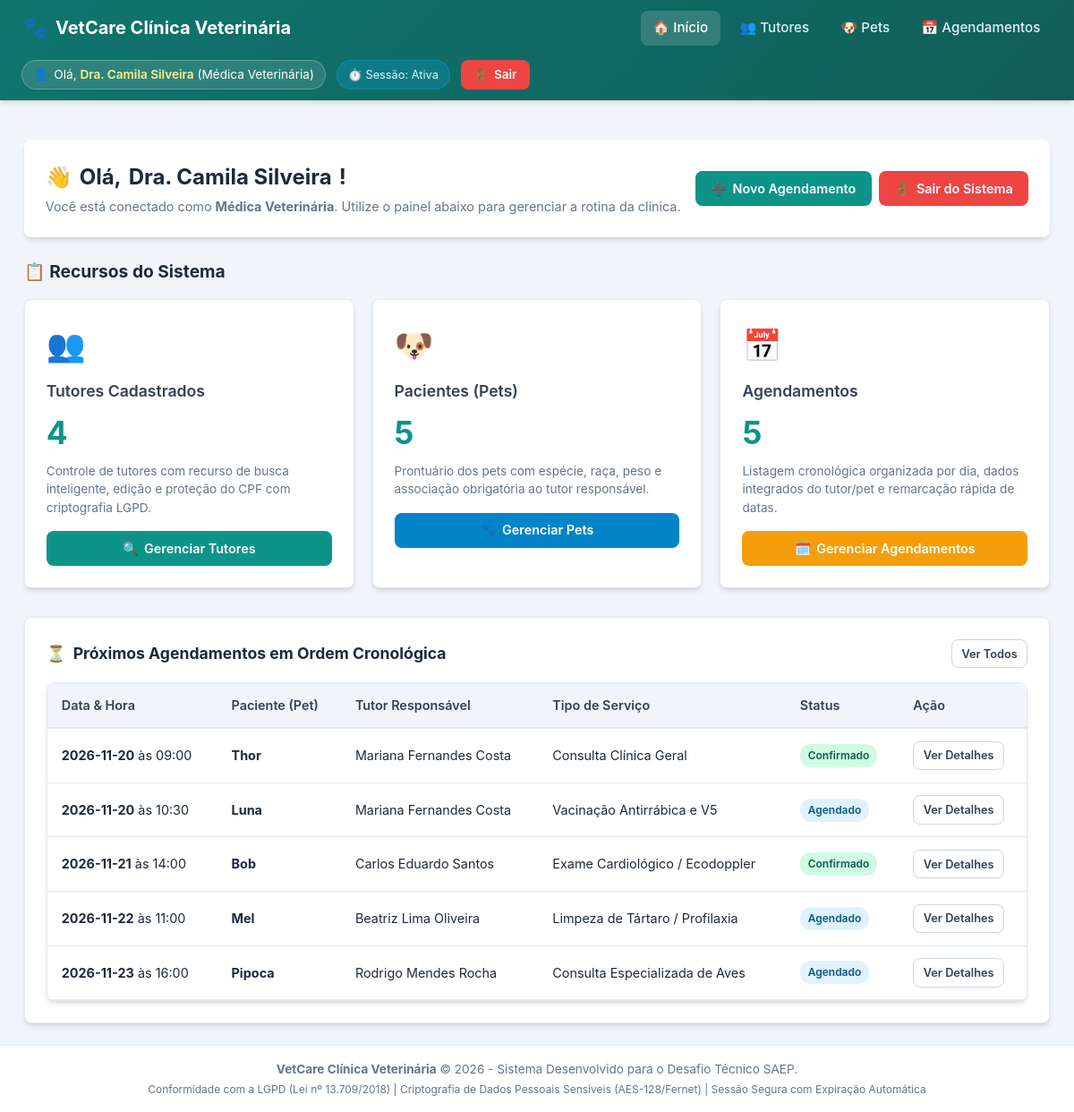
/ (signed in), run on the app's committed database.
### tables this page shows
CREATE TABLE agendamento (
        id INTEGER PRIMARY KEY AUTOINCREMENT,
        pet_id INTEGER NOT NULL,
        data_agendamento TEXT NOT NULL,
        hora_agendamento TEXT NOT NULL,
        tipo_servico TEXT NOT NULL,
        status TEXT NOT NULL DEFAULT 'Agendado',
        observacoes TEXT,
        criado_em TIMESTAMP DEFAULT CURRENT_TIMESTAMP,
        FOREIGN KEY (pet_id) REFERENCES pet (id) ON DELETE CASCADE
    );

CREATE TABLE pet (
        id INTEGER PRIMARY KEY AUTOINCREMENT,
        tutor_id INTEGER NOT NULL,
        nome TEXT NOT NULL,
        especie TEXT NOT NULL,
        raca TEXT NOT NULL,
        data_nascimento TEXT NOT NULL,
        peso REAL NOT NULL,
        observacoes TEXT,
        criado_em TIMESTAMP DEFAULT CURRENT_TIMESTAMP,
        FOREIGN KEY (tutor_id) REFERENCES tutor (id) ON DELETE CASCADE
    );

CREATE TABLE tutor (
        id INTEGER PRIMARY KEY AUTOINCREMENT,
        nome TEXT NOT NULL,
        cpf TEXT NOT NULL,
        telefone TEXT NOT NULL,
        email TEXT NOT NULL,
        endereco TEXT NOT NULL,
        criado_em TIMESTAMP DEFAULT CURRENT_TIMESTAMP
    );

### app.py (the view)
@app.route("/")
def dashboard():
    tot_tutores = query_db("SELECT COUNT(*) as total FROM tutor", one=True)["total"]
    tot_pets = query_db("SELECT COUNT(*) as total FROM pet", one=True)["total"]
    tot_agendamentos = query_db("SELECT COUNT(*) as total FROM agendamento", one=True)["total"]
    proximos = query_db("""
        SELECT a.id, a.data_agendamento, a.hora_agendamento, a.tipo_servico, a.status,
               p.nome AS pet_nome, t.nome AS tutor_nome
        FROM agendamento a
        JOIN pet p ON a.pet_id = p.id
        JOIN tutor t ON p.tutor_id = t.id
        ORDER BY a.data_agendamento ASC, a.hora_agendamento ASC
        LIMIT 5
    """)
    return render_template(
        "index.html",
        tot_tutores=tot_tutores,
        tot_pets=tot_pets,
        tot_agendamentos=tot_agendamentos,
        proximos=proximos
    )

### app.py (called while the page is built)
@app.before_request
def check_session_timeout():
    public_endpoints = ["login", "static"]
    if request.endpoint and any(request.endpoint.startswith(p) for p in public_endpoints):
        return
    if "user_id" not in session:
        return redirect(url_for("login"))
    now = time.time()
    last_activity = session.get("last_activity")
    if last_activity and (now - last_activity > 1800):  # 30 minutos
        session.clear()
        flash("Sua sessão expirou por tempo de inatividade. Faça login novamente.", "warning")
        return redirect(url_for("login"))
    session["last_activity"] = now
    g.user_name = session.get("user_name")
    g.user_email = session.get("user_email")
    g.user_role = session.get("user_role")

### database.py (called while the page is built)
def get_connection():
    conn = sqlite3.connect(DB_PATH)
    conn.row_factory = sqlite3.Row
    conn.execute("PRAGMA foreign_keys = ON")
    return conn

def query_db(query, args=(), one=False):
    conn = get_connection()
    try:
        cur = conn.cursor()
        cur.execute(query, args)
        rv = cur.fetchall()
        cur.close()
        return (dict(rv[0]) if rv else None) if one else [dict(r) for r in rv]
    finally:
        conn.close()

### templates/index.html (shortened to what this page needs)
{% extends "base.html" %}
{% block content %}
<div class="page-header" style="background: white; padding: 1.5rem; border-radius: var(--radius); box-shadow: var(--shadow); margin-bottom: 1.5rem;">
    <div>
        <h1 class="page-title">
            <span>👋</span> Olá, <strong>{{ g.user_name }}</strong>!
        </h1>
        <p class="page-subtitle">
            Você está conectado como <strong>{{ g.user_role }}</strong>. Utilize o painel abaixo para gerenciar a rotina da clínica.
        </p>
    </div>
    <div style="display: flex; gap: 0.5rem; align-items: center;">
        <a href="{{ url_for('agendamento_novo') }}" class="btn btn-primary">
            <span>➕</span> Novo Agendamento
        </a>
        <a href="{{ url_for('logout') }}" class="btn btn-logout">
            <span>🚪</span> Sair do Sistema
        </a>
    </div>
</div>
<h2 style="font-size: 1.2rem; font-weight: 700; color: var(--dark); margin-bottom: 1rem;">
    📋 Recursos do Sistema
</h2>
<div class="dashboard-grid">
    <div class="card">
        <div class="card-icon">👥</div>
        <div class="card-title">Tutores Cadastrados</div>
        <div class="card-value">{{ tot_tutores }}</div>
        <p class="card-desc">Controle de tutores com recurso de busca inteligente, edição e proteção do CPF com criptografia LGPD.</p>
        <a href="{{ url_for('tutores') }}" class="btn btn-primary" style="width: 100%;">
            <span>🔍</span> Gerenciar Tutores
        </a>
    </div>
    <div class="card">
        <div class="card-icon">🐶</div>
        <div class="card-title">Pacientes (Pets)</div>
        <div class="card-value">{{ tot_pets }}</div>
        <p class="card-desc">Prontuário dos pets com espécie, raça, peso e associação obrigatória ao tutor responsável.</p>
        <a href="{{ url_for('pets') }}" class="btn btn-secondary" style="width: 100%;">
            <span>🐾</span> Gerenciar Pets
        </a>
    </div>
    <div class="card">
        <div class="card-icon">📅</div>
        <div class="card-title">Agendamentos</div>
        <div class="card-value">{{ tot_agendamentos }}</div>
        <p class="card-desc">Listagem cronológica organizada por dia, dados integrados do tutor/pet e remarcação rápida de datas.</p>
        <a href="{{ url_for('agendamentos') }}" class="btn btn-warning" style="width: 100%;">
            <span>🗓️</span> Gerenciar Agendamentos
        </a>
    </div>
</div>
<div style="background: white; padding: 1.5rem; border-radius: var(--radius); box-shadow: var(--shadow); border: 1px solid var(--gray-200);">
    <div style="display: flex; justify-content: space-between; align-items: center; margin-bottom: 1rem;">
        <h3 style="font-size: 1.1rem; font-weight: 700; color: var(--dark); display: flex; align-items: center; gap: 0.5rem;">
            <span>⏳</span> Próximos Agendamentos em Ordem Cronológica
        </h3>
        <a href="{{ url_for('agendamentos') }}" class="btn btn-outline btn-sm">Ver Todos</a>
    </div>
    {% if proximos %}
    <div class="table-responsive" style="margin-bottom: 0;">
        <table>
            <thead>
                <tr>
                    <th>Data & Hora</th>
                    <th>Paciente (Pet)</th>
                    <th>Tutor Responsável</th>
                    <th>Tipo de Serviço</th>
                    <th>Status</th>
                    <th>Ação</th>
                </tr>
            </thead>
            <tbody>
                {% for a in proximos %}
                <tr>
                    <td><strong>{{ a.data_agendamento }}</strong> às {{ a.hora_agendamento }}</td>
                    <td><strong>{{ a.pet_nome }}</strong></td>
                    <td>{{ a.tutor_nome }}</td>
                    <td>{{ a.tipo_servico }}</td>
                    <td>
                        <span class="badge {% if a.status == 'Confirmado' %}badge-success{% elif a.status == 'Agendado' %}badge-info{% else %}badge-dark{% endif %}">
                            {{ a.status }}
                        </span>
                    </td>
                    <td>
                        <a href="{{ url_for('agendamentos') }}" class="btn btn-outline btn-sm">Ver Detalhes</a>
                    </td>
                </tr>
                {% endfor %}
            </tbody>
        </table>
    </div>
    {% else %}
        <p style="color: var(--gray-500); font-style: italic;">Nenhum agendamento futuro encontrado.</p>
    {% endif %}
</div>
{% endblock %}

### templates/base.html (shortened to what this page needs)
<!DOCTYPE html>
<html lang="pt-BR">
<head>
    <link rel="stylesheet" href="{{ url_for('static', filename='css/style.css') }}">
</head>
<body>
    <header class="navbar">
        <a href="{{ url_for('dashboard') }}" class="brand">
            <span class="brand-icon">🐾</span>
            <span>VetCare Clínica Veterinária</span>
        </a>
        <nav>
            <ul class="nav-links">
                <li><a href="{{ url_for('dashboard') }}" class="{% if request.endpoint == 'dashboard' %}active{% endif %}">🏠 Início</a></li>
                <li><a href="{{ url_for('tutores') }}" class="{% if request.endpoint in ['tutores', 'tutor_novo', 'tutor_editar'] %}active{% endif %}">👥 Tutores</a></li>
                <li><a href="{{ url_for('pets') }}" class="{% if request.endpoint in ['pets', 'pet_novo', 'pet_editar'] %}active{% endif %}">🐶 Pets</a></li>
                <li><a href="{{ url_for('agendamentos') }}" class="{% if request.endpoint in ['agendamentos', 'agendamento_novo', 'agendamento_editar'] %}active{% endif %}">📅 Agendamentos</a></li>
            </ul>
        </nav>
        <div class="user-nav-panel">
            <div class="user-badge" title="Usuário Ativo">
                <span>👤</span>
                <span>Olá, <strong class="user-name-strong">{{ g.user_name }}</strong> ({{ g.user_role }})</span>
            </div>
            <div class="session-timer-badge" title="Sessão com tempo de expiração automático após inatividade">
                <span>⏱️ Sessão: Ativa</span>
            </div>
            <a href="{{ url_for('logout') }}" class="btn-logout" title="Encerrar sessão com segurança">
                <span>🚪</span> Sair
            </a>
        </div>
    </header>
    <main class="container">
        {% block content %}{% endblock %}
    </main>
    <footer>
        <p><strong>VetCare Clínica Veterinária</strong> &copy; 2026 - Sistema Desenvolvido para o Desafio Técnico SAEP.</p>
        <p style="font-size: 0.75rem; margin-top: 0.25rem; color: #64748b;">
            Conformidade com a LGPD (Lei nº 13.709/2018) | Criptografia de Dados Pessoais Sensíveis (AES-128/Fernet) | Sessão Segura com Expiração Automática
        </p>
    </footer>
</body>
</html>

### data on the page
agendamento: data_agendamento "2026-11-20", hora_agendamento "09:00", pet_nome "Thor", tutor_nome "Mariana Fernandes Costa", tipo_servico "Consulta Clínica Geral", status "Confirmado"
agendamento: data_agendamento "2026-11-20", hora_agendamento "10:30", pet_nome "Luna", tutor_nome "Mariana Fernandes Costa", tipo_servico "Vacinação Antirrábica e V5", status "Agendado"
agendamento: data_agendamento "2026-11-21", hora_agendamento "14:00", pet_nome "Bob", tutor_nome "Carlos Eduardo Santos", tipo_servico "Exame Cardiológico / Ecodoppler", status "Confirmado"
agendamento: data_agendamento "2026-11-22", hora_agendamento "11:00", pet_nome "Mel", tutor_nome "Beatriz Lima Oliveira", tipo_servico "Limpeza de Tártaro / Profilaxia", status "Agendado"
agendamento: data_agendamento "2026-11-23", hora_agendamento "16:00", pet_nome "Pipoca", tutor_nome "Rodrigo Mendes Rocha", tipo_servico "Consulta Especializada de Aves", status "Agendado"

### other printed values
{{ g.user_name }} "Dra. Camila Silveira"
{{ g.user_role }} "Médica Veterinária"
{{ tot_tutores }} "4"
{{ tot_pets }} "5"
{{ tot_agendamentos }} "5"
